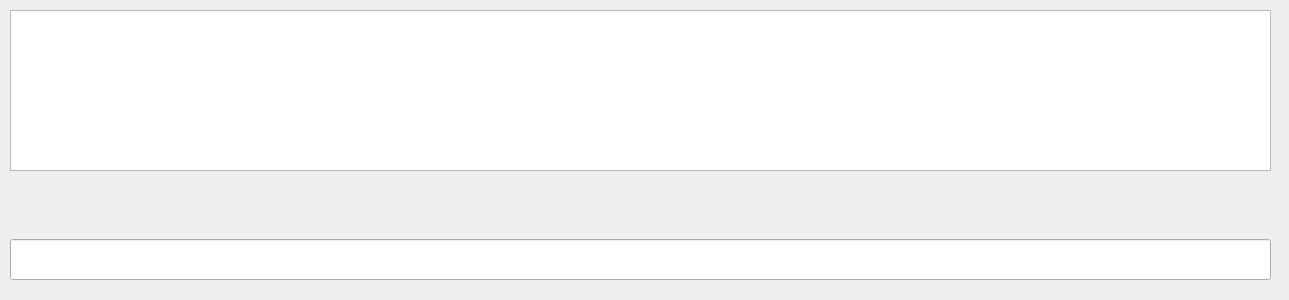
<?xml version="1.0" encoding="UTF-8"?>
<ui version="4.0">
 <class>Widget</class>
 <widget class="QWidget" name="Widget">
  <property name="geometry">
   <rect>
    <x>0</x>
    <y>0</y>
    <width>1289</width>
    <height>300</height>
   </rect>
  </property>
  <property name="font">
   <font>
    <family>方正姚体</family>
    <pointsize>32</pointsize>
    <weight>75</weight>
    <bold>true</bold>
   </font>
  </property>
  <property name="windowTitle">
   <string>Widget</string>
  </property>
  <widget class="QTextBrowser" name="textBrowser">
   <property name="geometry">
    <rect>
     <x>10</x>
     <y>10</y>
     <width>1261</width>
     <height>161</height>
    </rect>
   </property>
   <property name="font">
    <font>
     <family>微软雅黑</family>
     <pointsize>32</pointsize>
    </font>
   </property>
  </widget>
  <widget class="QLineEdit" name="lineEdit">
   <property name="geometry">
    <rect>
     <x>10</x>
     <y>239</y>
     <width>1261</width>
     <height>41</height>
    </rect>
   </property>
   <property name="font">
    <font>
     <family>Aharoni</family>
     <pointsize>24</pointsize>
     <weight>75</weight>
     <bold>true</bold>
    </font>
   </property>
  </widget>
 </widget>
 <layoutdefault spacing="6" margin="11"/>
 <resources/>
 <connections/>
</ui>
